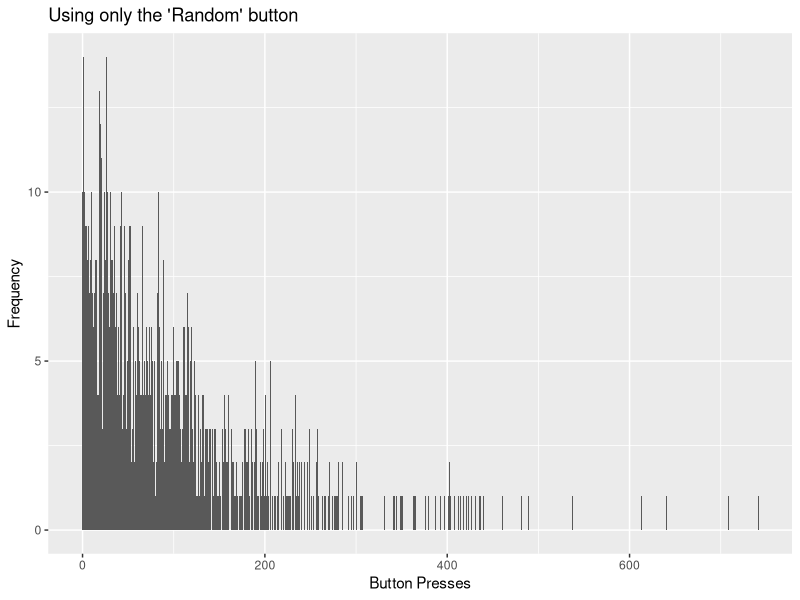
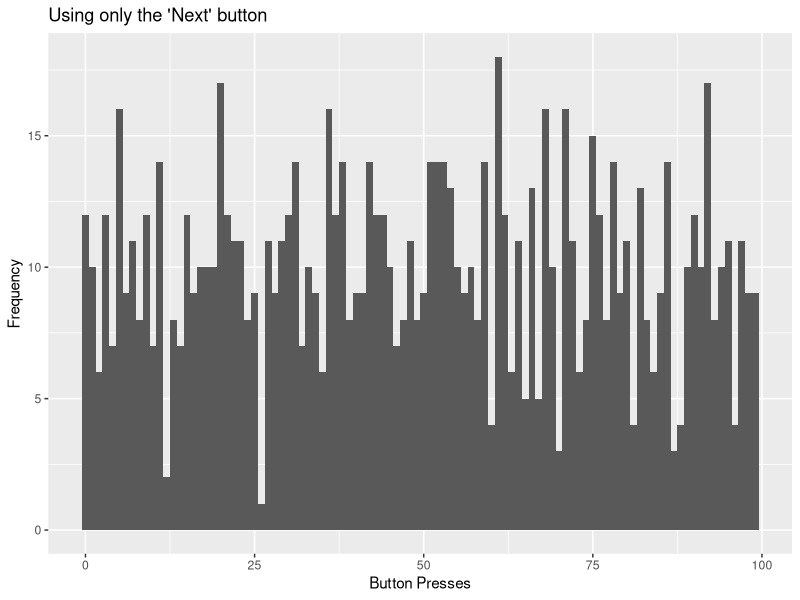
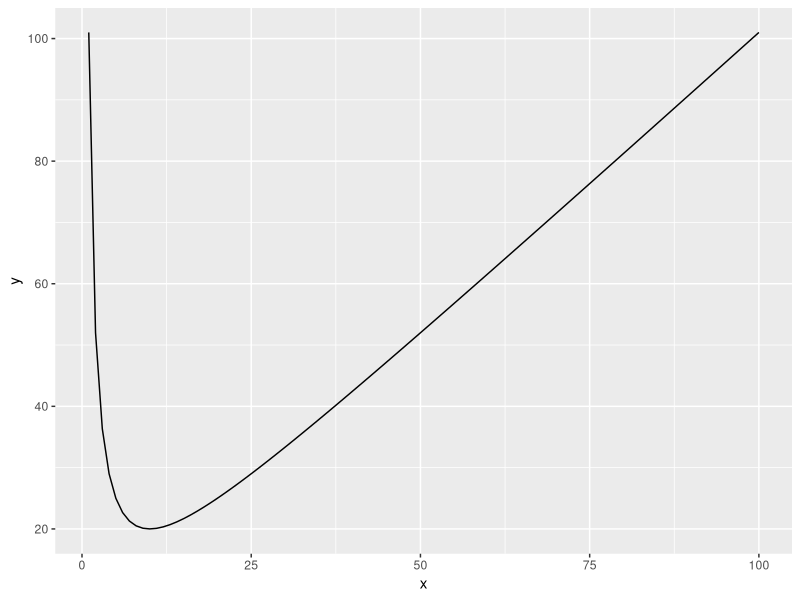
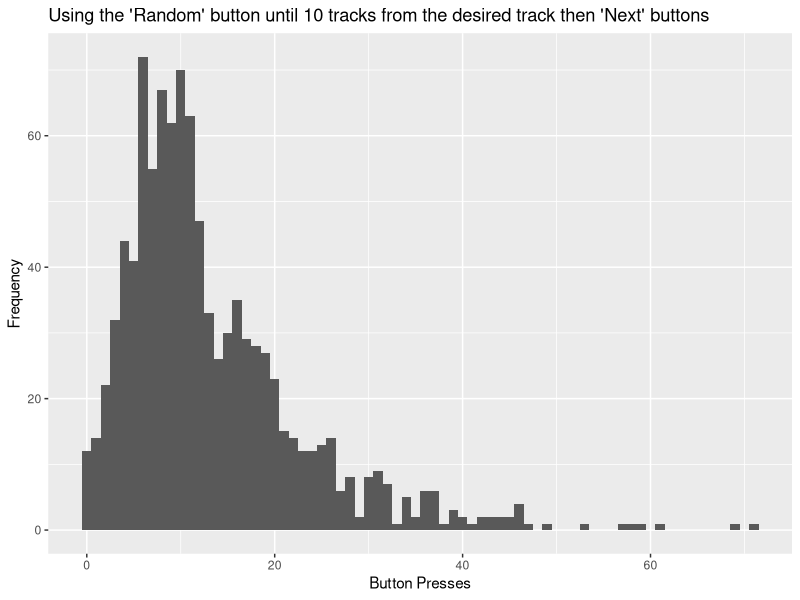

Here is the R script that generated these plots, in order:
## ---- chunk 1
knitr::opts_chunk$set(echo = TRUE)
## ---- chunk 2
library(ggplot2)

numPresses <- 0
currTrack <- sample(1:100,1)

newRun <- function() {
  numPresses <<- 0
  currTrack <<- sample(1:100,1)
}

pressNext <- function() {
  numPresses <<- numPresses + 1
  currTrack <<- currTrack + 1
}

pressRandom <- function() {
  numPresses <<- numPresses + 1
  currTrack <<- sample(1:100,1)
}

## ---- chunk 3
allRuns <- c()

for (run in 1:1000) {
  newRun()
  while (currTrack != 100) {
    pressRandom()
  }
  allRuns <- c(allRuns,numPresses)
}

ggplot() + 
  aes(allRuns) + 
  geom_histogram(binwidth=1) +
  ylab("Frequency") +
  xlab("Button Presses") +
  ggtitle("Using only the 'Random' button")

print(mean(allRuns))
## ---- chunk 4
allRuns <- c()

for (run in 1:1000) {
  newRun()
  while (currTrack != 100) {
    pressNext()
  }
  allRuns <- c(allRuns,numPresses)
}

ggplot() + 
  aes(allRuns) + 
  geom_histogram(binwidth=1) +
  ylab("Frequency") +
  xlab("Button Presses") +
  ggtitle("Using only the 'Next' button")

print(mean(allRuns))
## ---- chunk 5
myFunc <- function(x) {
  y <- (100/x) + x
  return(y)
}
df <- data.frame(1:100, myFunc(1:100))
colnames(df) <- c("x","y")
ggplot(df, aes(x=x, y=y)) + 
  geom_point(alpha=0) + 
  geom_line()

print(paste("(",df$x[df$y==min(df$y)],",",min(df$y),")",sep=""))
## ---- chunk 6
allRuns <- c()

for (run in 1:1000) {
  newRun()
  while (currTrack != 100) {
    if (100 - currTrack > 10) {
      pressRandom()
    } else {
      pressNext()
    }
  }
  allRuns <- c(allRuns,numPresses)
}

ggplot() + 
  aes(allRuns) + 
  geom_histogram(binwidth=1) +
  ylab("Frequency") +
  xlab("Button Presses") +
  ggtitle("Using the 'Random' button until 10 tracks from the desired track then 'Next' buttons")

print(mean(allRuns))
